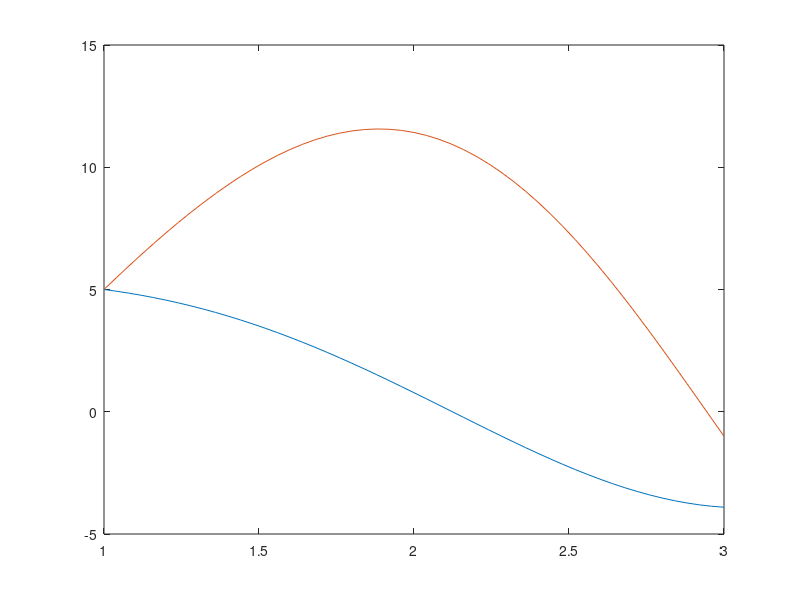

Reproduce this figure in MATLAB.
%% problem 3
%% Setting the necessary parameters
x0 = 1;
xn = 3;
n1 = 4;
n2 = 50;
d1 = (3-1)/n1;
d2 = (3-1)/n2;
xinterval1 = x0:d1:xn;
xinterval2 = x0:d2:xn;
%% for f(1) = 5, f(3) = -1, n = 4
L = [1,0,0,0,0;1,-2,1,0,0;0,1,-2,1,0;0,0,1,-2,1;0,0,0,0,1];
b = [5,0,0,0,-1]';
Q = [0,0,0,0,0;0,1.5,0,0,0;0,0,2,0,0;0,0,0,2.5,0;0,0,0,0,0];
A = (L + (d1^2)*Q);
%% for f(1) = 5, f(3) = -1, n = 50
L1 = diag(-2*ones(1,n2+1)) + diag(ones(1,n2),1) + diag(ones(1,n2),-1);
L1(1,1) = 1; L1(1,2) = 0; L1(n2+1,n2+1) = 1; L1(n2+1,n2) = 0;
Q1 = diag(xinterval2);
Q1(1,1) = 0; Q1(n2+1, n2+1) = 0;
b1 = zeros(n2+1,1); b1(1) = 5; b1(n2+1) = -1;
A1 = (L1 + (d2^2)*Q1);
F1 = A1\b1;
%% for f(1) = 5, f'(3) = -1, n = 4
L2 = [1,0,0,0,0;1,-2,1,0,0;0,1,-2,1,0;0,0,1,-2,1;0,0,0,-1,1];
b2 = [5,0,0,0,-0.5]';
A2 = (L2 + (d1^2)*Q);
%% for f(1) = 5, f'(3) = -1, n = 50
L3 = diag(-2*ones(1,n2+1)) + diag(ones(1,n2),1) + diag(ones(1,n2),-1);
L3(1,1) = 1; L3(1,2) = 0; L3(n2+1,n2+1) = 1; L3(n2+1,n2) = -1;
b3 = zeros(n2+1,1); b3(1) = 5; b3(n2+1) = -1*d2;
A3 = (L3 + (d2^2)*Q1);
F3 = A3\b3;
%% plotting the graph
plot(xinterval2, F3, xinterval2, F1)
